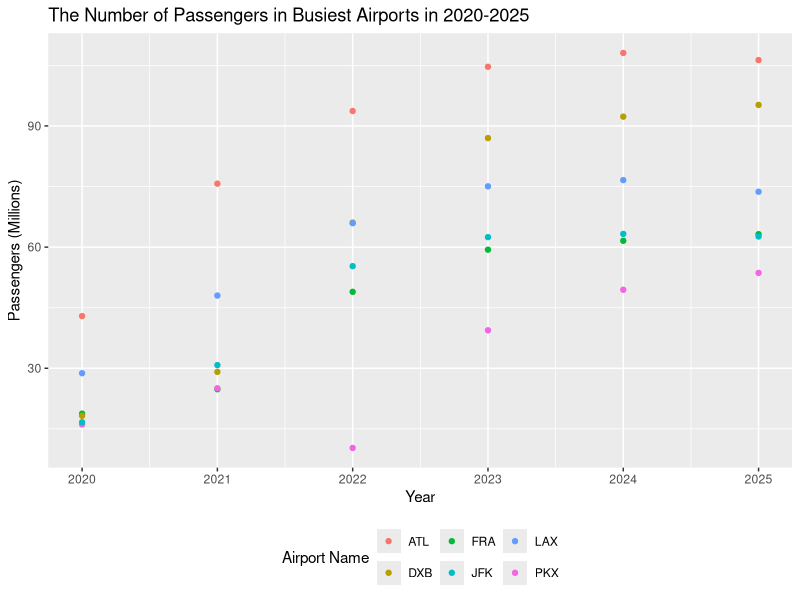
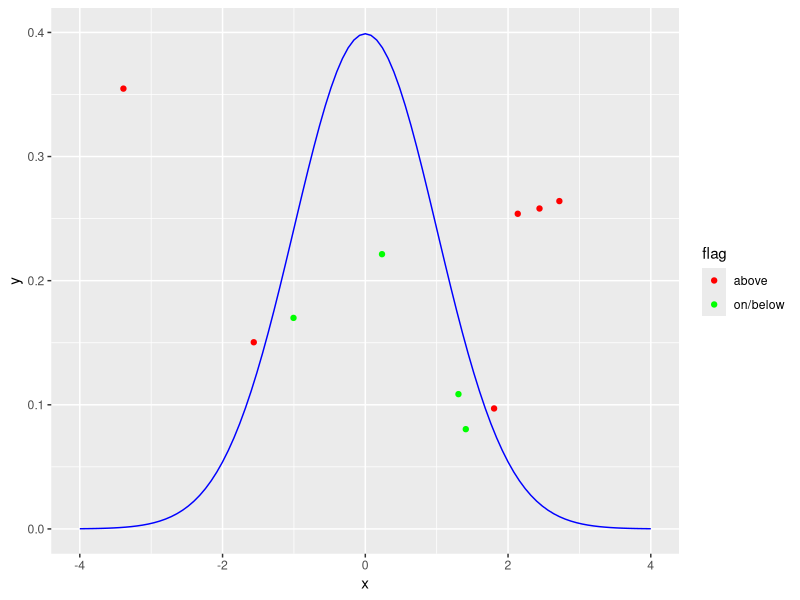
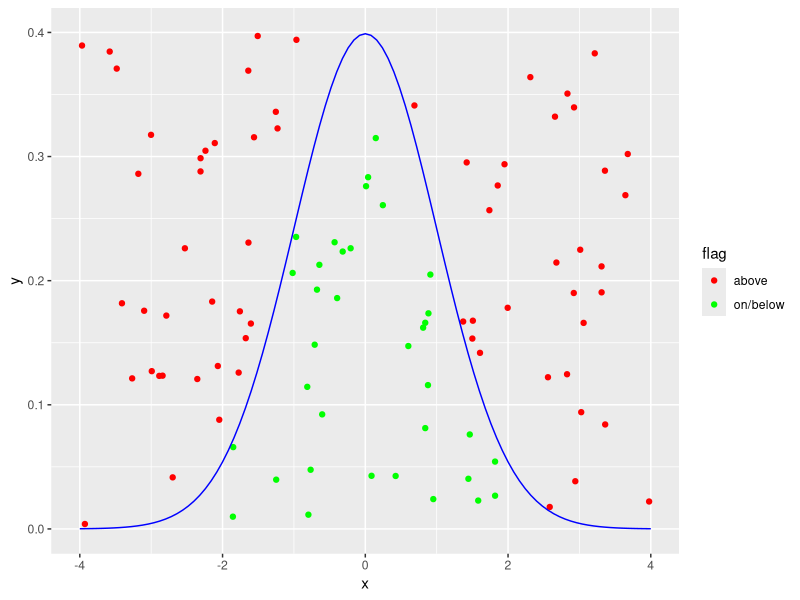
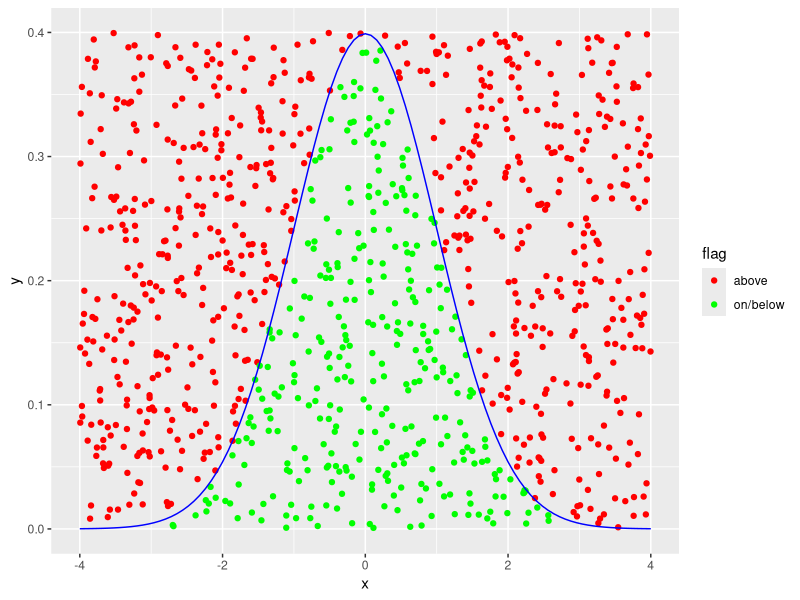
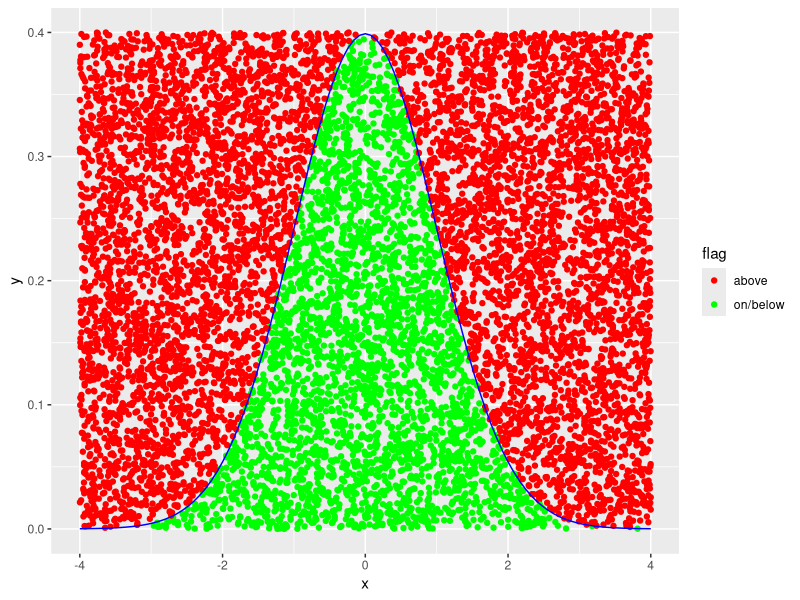

R code for these plots, in order:
## ---- chunk 1
#| label: tbl-airports
#| tbl-cap: "Passenger Traffic at Six Busiest Airports from 2020-2025"
#| echo: false

library(dplyr)
library(knitr)
library(tidyr)
library(ggplot2)

# Airport data sourced from Wikipedia (Publically Accessible):
# https://en.wikipedia.org/wiki/List_of_busiest_airports_by_passenger_traffic

airport <- c(
  "ATL", "ATL", "ATL", "ATL", "ATL", "ATL",
  "FRA", "FRA", "FRA", "FRA", "FRA", "FRA",
  "PKX", "PKX", "PKX", "PKX", "PKX", "PKX",
  "DXB", "DXB", "DXB", "DXB", "DXB", "DXB",
  "LAX", "LAX", "LAX", "LAX", "LAX", "LAX",
  "JFK", "JFK", "JFK", "JFK", "JFK", "JFK"
)


year <- c(
  2020, 2021, 2022, 2023, 2024, 2025,
  2020, 2021, 2022, 2023, 2024, 2025,
  2020, 2021, 2022, 2023, 2024, 2025,
  2020, 2021, 2022, 2023, 2024, 2025,
  2020, 2021, 2022, 2023, 2024, 2025,
  2020, 2021, 2022, 2023, 2024, 2025
)

passengers <- c(
  42918685, 75704760, 93699630, 104653451, 108067766, 106302208,
  18768601, 24814921, 48923474, 59359539, 61564957, 63200000,
  16091449, 25051012, 10277623, 39410776, 49441029, 53618949,
  18229461, 29110609, 66069981, 86994365, 92300000, 95200000,
  28779527, 48007284, 65924298, 75050851, 76587980, 73709594,
  16630642, 30788322, 55287711, 62464331, 63265972, 62629455
)


airport_data <- data.frame(
  Airport = airport,
  Year = year,
  Passengers = passengers
)

airport_data |>
  pivot_wider(names_from = Year, values_from = Passengers) |>
  kable()
## ---- chunk 2
#| label: fig-busiestairports
#| fig-cap: "Passenger Traffic at Six Busiest Airports from 2020-2025"
#| echo: false
#| fig-pos: "H"

ggplot(
  data = airport_data,
  mapping = aes(
    x = year,
    y = Passengers / 1000000,,
    color = airport
  )
) +

  theme(legend.position = "bottom")+
  geom_point() +
  labs(
    title = "The Number of Passengers in Busiest Airports in 2020-2025",
    x = "Year",
    y = "Passengers (Millions)",
    color = "Airport Name"
  )
## ---- chunk 3
#| label: fig-montecarlo
#| fig-cap: "Monte Carlo Numerical Integration With Varying Sample Sizes"
#| fig-pos: "H"
#| fig-subcap:
#|   - "n = 10"
#|   - "n = 100"
#|   - "n = 1,000"
#|   - "n = 10,000"
#| layout-ncol: 2
#| echo: false


library(ggplot2)

generate_points <- function(n, x_min, x_max, y_min, y_max) {
  x <- runif(n, x_min, x_max)
  y <- runif(n, y_min, y_max)
  cord_table <- data.frame(x = x, y = y)
  return(cord_table)
}

flag <- function(df){
  for (i in 1:nrow(df)){
    if (df[["y"]][i] > dnorm(df[["x"]][i])){
      df[["flag"]][i] <- "above"
    } else {
      df[["flag"]][i] <- "on/below"
    }
  }
  return(df)
}


cord_table <- generate_points(10, -4, 4, 0, 0.4)
cord_table <- flag(cord_table)
p <- mean(cord_table[["flag"]] == "on/below")
estimate <- p * (8 * 0.4)
plot10 <- ggplot(
  data = cord_table,
  mapping = aes(x = x, y = y, color = flag)
) +
  geom_point() +
  stat_function(fun = dnorm, args = list(mean = 0, sd = 1), xlim = c(-4, 4), color = "blue") +
  scale_color_manual(values = c("above" = "red", "on/below" = "green")) +
  xlim(-4, 4) + ylim(0, 0.4)

cord_table <- generate_points(100, -4, 4, 0, 0.4)
cord_table <- flag(cord_table)
p <- mean(cord_table[["flag"]] == "on/below")
estimate <- p * (8 * 0.4)
plot100 <- ggplot(
  data = cord_table,
  mapping = aes(x = x, y = y, color = flag)
) +
  geom_point() +
  stat_function(fun = dnorm, args = list(mean = 0, sd = 1), xlim = c(-4, 4), color = "blue") +
  scale_color_manual(values = c("above" = "red", "on/below" = "green")) +
  xlim(-4, 4) + ylim(0, 0.4)

cord_table <- generate_points(1000, -4, 4, 0, 0.4)
cord_table <- flag(cord_table)
p <- mean(cord_table[["flag"]] == "on/below")
estimate <- p * (8 * 0.4)
plot1000 <- ggplot(
  data = cord_table,
  mapping = aes(x = x, y = y, color = flag)
) +
  geom_point() +
  stat_function(fun = dnorm, args = list(mean = 0, sd = 1), xlim = c(-4, 4), color = "blue") +
  scale_color_manual(values = c("above" = "red", "on/below" = "green")) +
  xlim(-4, 4) + ylim(0, 0.4)

cord_table <- generate_points(10000, -4, 4, 0, 0.4)
cord_table <- flag(cord_table)
p <- mean(cord_table[["flag"]] == "on/below")
estimate <- p * (8 * 0.4)
plot10000 <- ggplot(
  data = cord_table,
  mapping = aes(x = x, y = y, color = flag)
) +
  geom_point() +
  stat_function(fun = dnorm, args = list(mean = 0, sd = 1), xlim = c(-4, 4), color = "blue") +
  scale_color_manual(values = c("above" = "red", "on/below" = "green")) +
  xlim(-4, 4) + ylim(0, 0.4)

plot10
plot100
plot1000
plot10000
